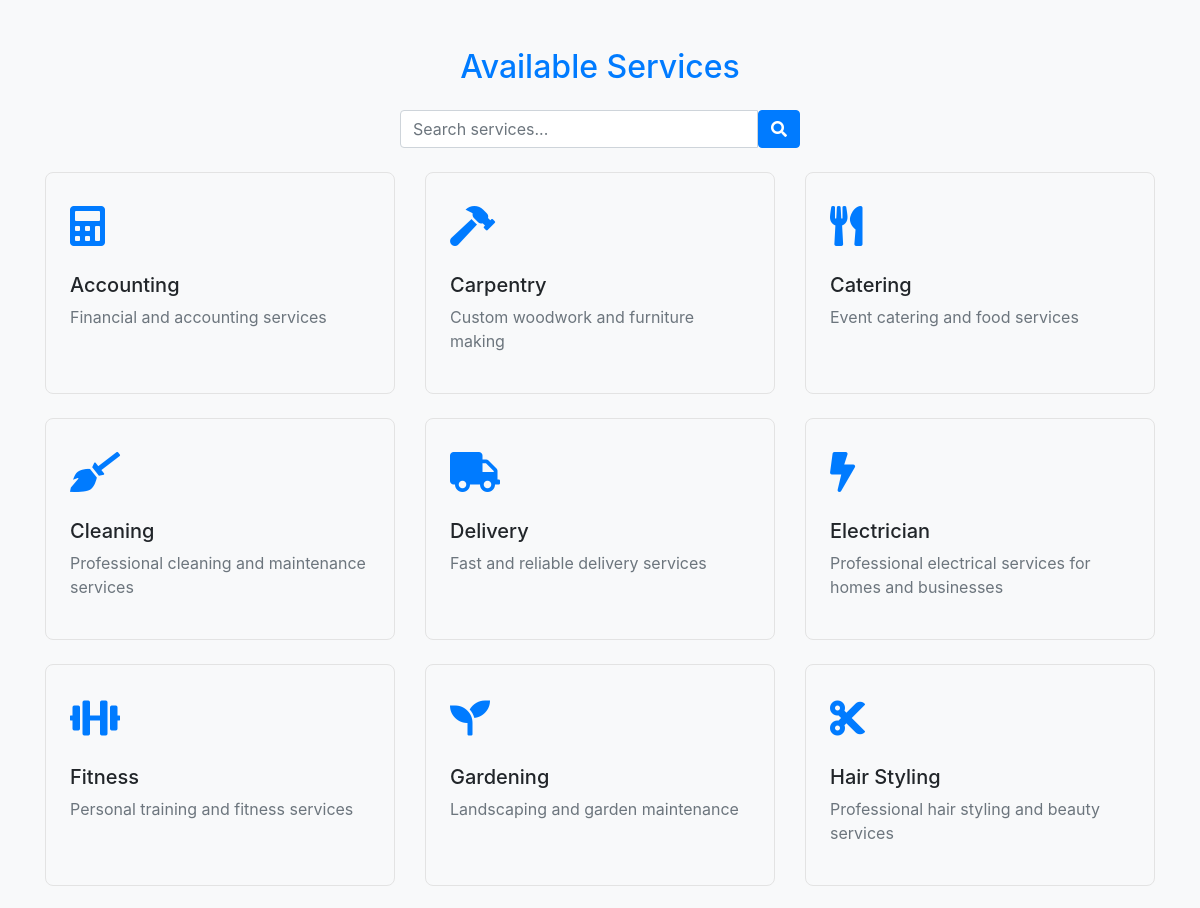
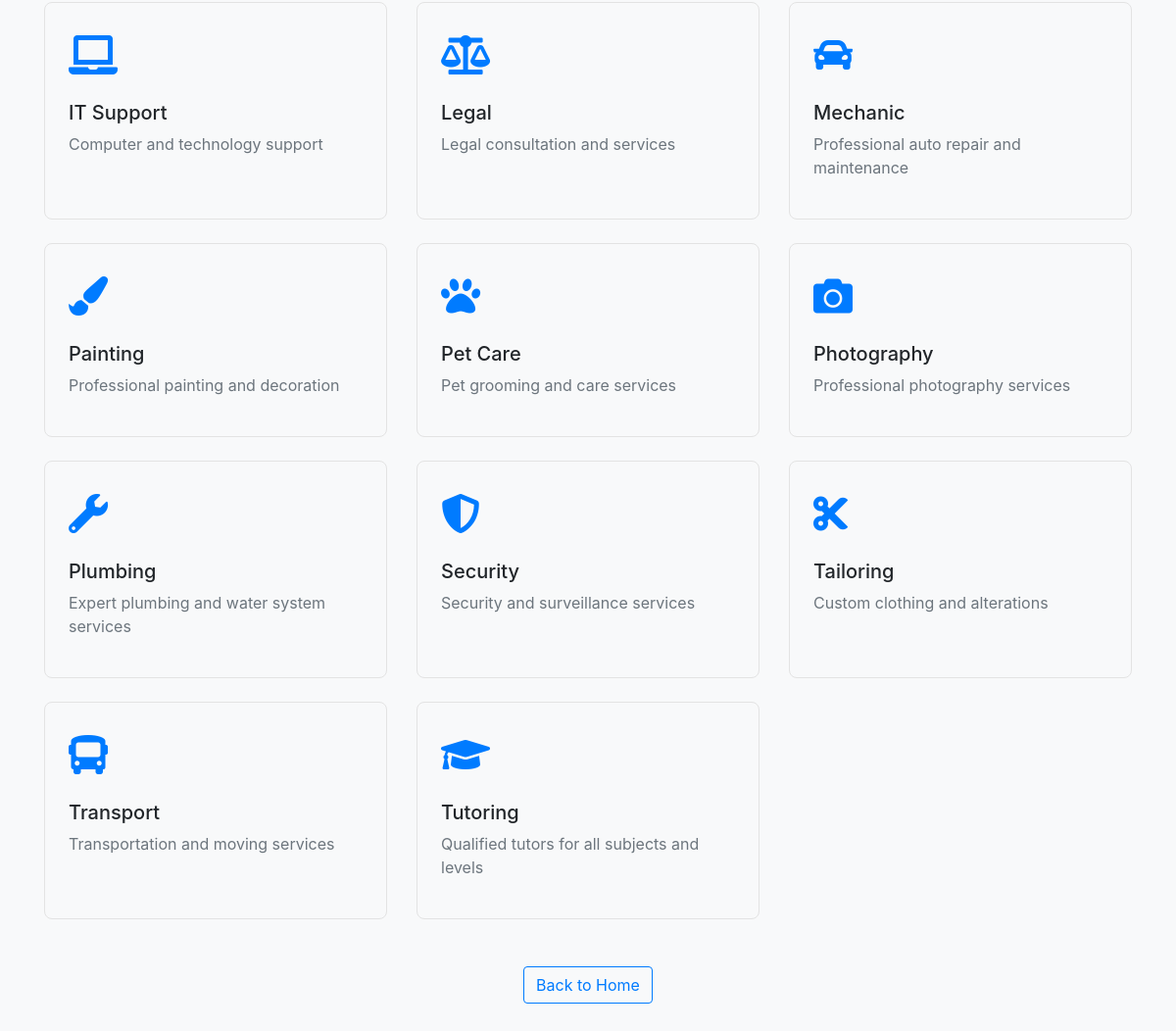
/services.php, run on the app's committed database (2 pictures, top to bottom).
### tables this page shows
CREATE TABLE service_categories (
    id INT PRIMARY KEY AUTO_INCREMENT,
    name VARCHAR(100) NOT NULL,
    description TEXT,
    icon VARCHAR(50),
    is_active BOOLEAN DEFAULT TRUE,
    created_at TIMESTAMP DEFAULT CURRENT_TIMESTAMP
);

### services.php (the view, shortened to what this page needs)
<?php
require_once 'includes/functions.php';
$db = getDB();
$search = isset($_GET['search']) ? trim($_GET['search']) : '';
if ($search) {
    $stmt = $db->prepare("SELECT * FROM service_categories WHERE is_active = 1 AND name LIKE ? ORDER BY name");
    $stmt->execute(['%' . $search . '%']);
} else {
    $stmt = $db->prepare("SELECT * FROM service_categories WHERE is_active = 1 ORDER BY name");
    $stmt->execute();
}
$categories = $stmt->fetchAll(PDO::FETCH_ASSOC);
$primary = '#007bff';
?>
<!DOCTYPE html>
<html lang="en">
<head>
    <link rel="stylesheet" href="https://stackpath.bootstrapcdn.com/bootstrap/4.5.2/css/bootstrap.min.css">
    <link rel="stylesheet" href="https://cdnjs.cloudflare.com/ajax/libs/font-awesome/5.15.4/css/all.min.css">
</head>
<body>
<div class="container py-5">
    <h2 class="mb-4 text-center" style="color: <?php echo $primary; ?>;">Available Services</h2>
    <form method="get" class="search-bar mb-4">
        <div class="input-group">
            <input type="text" name="search" class="form-control" placeholder="Search services..." value="<?php echo htmlspecialchars($search); ?>">
            <button class="btn btn-primary" type="submit"><i class="fas fa-search"></i></button>
        </div>
    </form>
    <div class="row">
        <?php if (count($categories) > 0): ?>
            <?php foreach ($categories as $cat): ?>
            <div class="col-md-4 mb-4">
                <div class="service-card p-4 h-100 d-flex flex-column justify-content-between">
                    <div>
                        <div class="service-icon mb-3"><i class="<?php echo htmlspecialchars($cat['icon']); ?>"></i></div>
                        <h5><?php echo htmlspecialchars($cat['name']); ?></h5>
                        <p class="text-muted"><?php echo htmlspecialchars($cat['description']); ?></p>
                    </div>
                </div>
            </div>
            <?php endforeach; ?>
        <?php else: ?>
            <div class="col-12 text-center">
                <div class="alert alert-info">No services found.</div>
            </div>
        <?php endif; ?>
    </div>
    <div class="text-center mt-4">
        <a href="index.php" class="btn btn-outline-primary">Back to Home</a>
    </div>
</div>
</body>
</html>

### data on the page
service_categories: name "Accounting", description "Financial and accounting services"
service_categories: name "Carpentry", description "Custom woodwork and furniture making"
service_categories: name "Catering", description "Event catering and food services"
service_categories: name "Cleaning", description "Professional cleaning and maintenance services"
service_categories: name "Delivery", description "Fast and reliable delivery services"
service_categories: name "Electrician", description "Professional electrical services for homes and businesses"
service_categories: name "Fitness", description "Personal training and fitness services"
service_categories: name "Gardening", description "Landscaping and garden maintenance"
service_categories: name "Hair Styling", description "Professional hair styling and beauty services"
service_categories: name "IT Support", description "Computer and technology support"
service_categories: name "Legal", description "Legal consultation and services"
service_categories: name "Mechanic", description "Professional auto repair and maintenance"
service_categories: name "Painting", description "Professional painting and decoration"
service_categories: name "Pet Care", description "Pet grooming and care services"
service_categories: name "Photography", description "Professional photography services"
service_categories: name "Plumbing", description "Expert plumbing and water system services"
service_categories: name "Security", description "Security and surveillance services"
service_categories: name "Tailoring", description "Custom clothing and alterations"
service_categories: name "Transport", description "Transportation and moving services"
service_categories: name "Tutoring", description "Qualified tutors for all subjects and levels"
